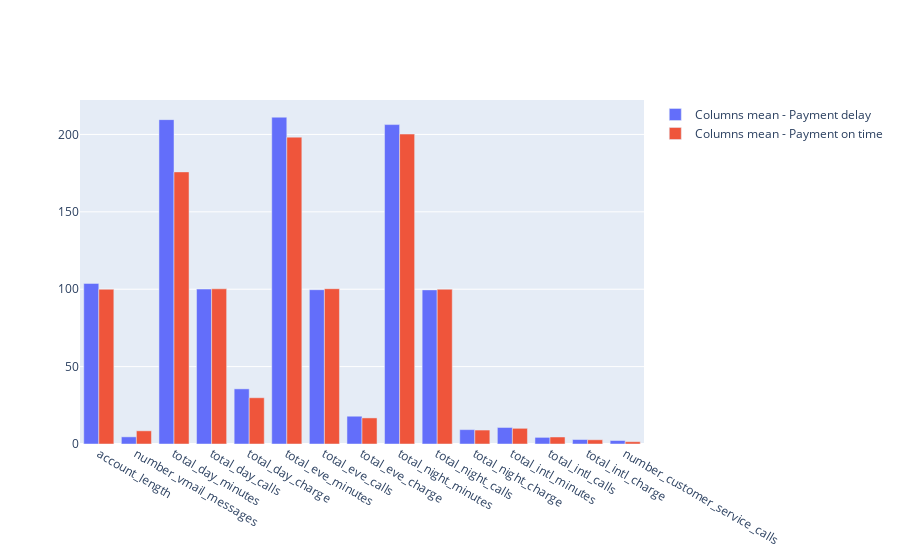
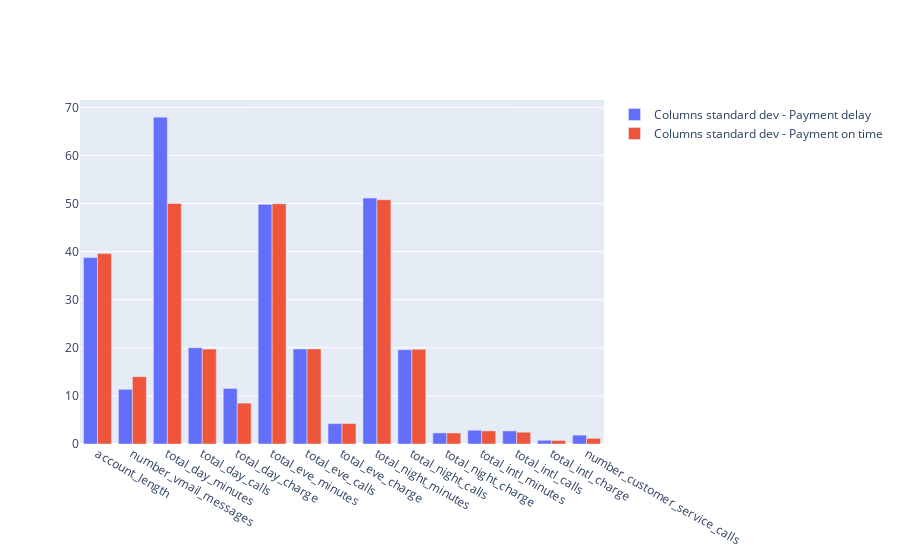

The notebook cell these images were saved under, in order:
### Code cell
data = [go.Bar(x=df_yes.columns, y=df_yes.loc['mean'], name='Columns mean - Payment delay'),
        go.Bar(x=df_yes.columns, y=df_no.loc['mean'], name='Columns mean - Payment on time')]

layout = go.Layout(barmode='group')

fig = dict(data = data, layout = layout)
iplot(fig, show_link=False)

data = [go.Bar(x=df_yes.columns, y=df_yes.loc['std'], name='Columns standard dev - Payment delay'),
        go.Bar(x=df_yes.columns, y=df_no.loc['std'], name='Columns standard dev - Payment on time')]

layout = go.Layout(barmode='group')

fig = dict(data = data, layout = layout)
iplot(fig, show_link=False)

### Figure 1 — Plotly figure (JSON) as saved in the notebook; plotly's stock layout.template omitted (floating-point values rounded to 4 significant figures)
{"data": [{"name": "Columns mean - Payment delay", "type": "bar", "x": ["account_length", "number_vmail_messages", "total_day_minutes", "total_day_calls", "total_day_charge", "total_eve_minutes", "total_eve_calls", "total_eve_charge", "total_night_minutes", "total_night_calls", "total_night_charge", "total_intl_minutes", "total_intl_calls", "total_intl_charge", "number_customer_service_calls"], "y": [103.8, 4.622, 209.6, 100.1, 35.63, 211.1, 99.69, 17.95, 206.4, 99.58, 9.287, 10.68, 4.286, 2.885, 2.257]}, {"name": "Columns mean - Payment on time", "type": "bar", "x": ["account_length", "number_vmail_messages", "total_day_minutes", "total_day_calls", "total_day_charge", "total_eve_minutes", "total_eve_calls", "total_eve_charge", "total_night_minutes", "total_night_calls", "total_night_charge", "total_intl_minutes", "total_intl_calls", "total_intl_charge", "number_customer_service_calls"], "y": [99.99, 8.513, 175.8, 100.2, 29.89, 198.3, 100.3, 16.85, 200.3, 100.0, 9.012, 10.13, 4.529, 2.736, 1.486]}], "layout": {"barmode": "group"}}

### Figure 2 — Plotly figure (JSON) as saved in the notebook; plotly's stock layout.template omitted (floating-point values rounded to 4 significant figures)
{"data": [{"name": "Columns standard dev - Payment delay", "type": "bar", "x": ["account_length", "number_vmail_messages", "total_day_minutes", "total_day_calls", "total_day_charge", "total_eve_minutes", "total_eve_calls", "total_eve_charge", "total_night_minutes", "total_night_calls", "total_night_charge", "total_intl_minutes", "total_intl_calls", "total_intl_charge", "number_customer_service_calls"], "y": [38.77, 11.38, 67.94, 20.02, 11.55, 49.83, 19.76, 4.235, 51.13, 19.6, 2.301, 2.86, 2.72, 0.772, 1.849]}, {"name": "Columns standard dev - Payment on time", "type": "bar", "x": ["account_length", "number_vmail_messages", "total_day_minutes", "total_day_calls", "total_day_charge", "total_eve_minutes", "total_eve_calls", "total_eve_charge", "total_night_minutes", "total_night_calls", "total_night_charge", "total_intl_minutes", "total_intl_calls", "total_intl_charge", "number_customer_service_calls"], "y": [39.58, 14.0, 50.01, 19.73, 8.502, 49.96, 19.76, 4.246, 50.78, 19.68, 2.285, 2.725, 2.449, 0.7355, 1.173]}], "layout": {"barmode": "group"}}
